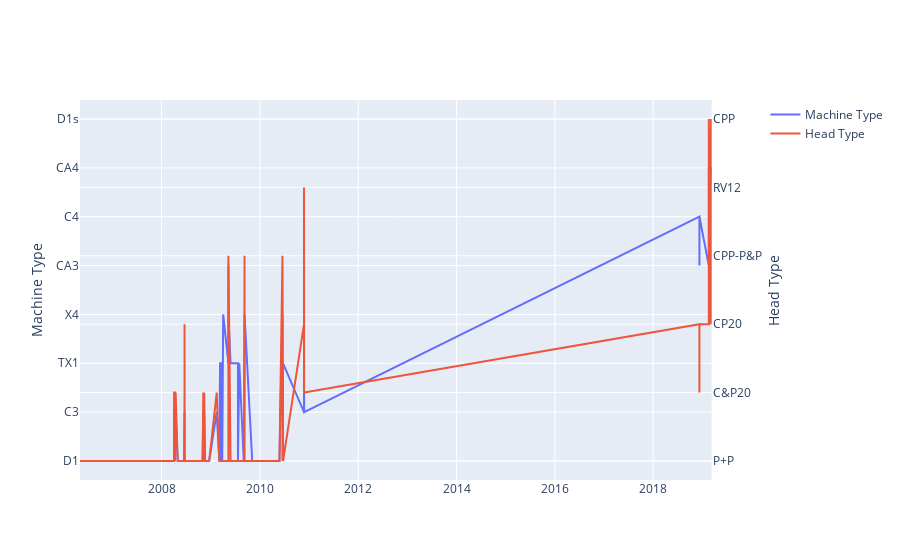

Notebook code cell kept with this figure:
### Code cell
import plotly.graph_objects as go
from plotly.subplots import make_subplots

fig = go.Figure()
fig = make_subplots(specs=[[{"secondary_y": True}]])


fig.add_trace(
     go.Scatter(
        x=df_dt_sorted['Datum/date'],
        y=df_dt_sorted['Maschinen-Typ/machine-type'],
        name='Machine Type'
    ),
    secondary_y=False,
    )

fig.add_trace(
    go.Scatter(
        x=df_dt_sorted['Datum/date'],
        y=df_dt_sorted['Kopftyp/head-type'],
        name ='Head Type'
    ),
    secondary_y=True,
    )

'''fig.add_trace(
    go.Bar(
        x=[0, 1, 2, 3, 4, 5],
        y=[1, 0.5, 0.7, -1.2, 0.3, 0.4]
    ))'''

fig.update_yaxes(title_text='Head Type',secondary_y=True)
fig.update_yaxes(title_text='Machine Type',secondary_y=False)


fig.show()

### Figure 1 — Plotly figure (JSON) as saved in the notebook; plotly's stock layout.template omitted (floating-point values rounded to 4 significant figures; data arrays with more than 128 entries replaced by an {"elided": "..."} marker saying what was removed)
{"data": [{"name": "Machine Type", "type": "scatter", "x": {"elided": "998 str values"}, "xaxis": "x", "y": {"elided": "998 str values"}, "yaxis": "y"}, {"name": "Head Type", "type": "scatter", "x": {"elided": "998 str values"}, "xaxis": "x", "y": {"elided": "998 str values"}, "yaxis": "y2"}], "layout": {"xaxis": {"anchor": "y", "domain": [0, 0.94]}, "yaxis": {"anchor": "x", "domain": [0, 1], "title": {"text": "Machine Type"}}, "yaxis2": {"anchor": "x", "overlaying": "y", "side": "right", "title": {"text": "Head Type"}}}}
